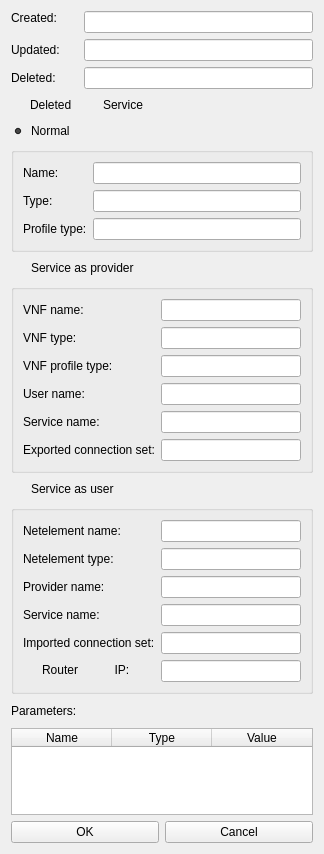
<?xml version="1.0" encoding="UTF-8"?>
<ui version="4.0">
 <class>TenantVnf</class>
 <widget class="QDialog" name="TenantVnf">
  <property name="geometry">
   <rect>
    <x>0</x>
    <y>0</y>
    <width>324</width>
    <height>854</height>
   </rect>
  </property>
  <property name="windowTitle">
   <string>Edit Vnf</string>
  </property>
  <property name="styleSheet">
   <string notr="true">QWidget, QMenuBar::item, QHeaderView::section {
	background-color: qlineargradient(x1: 0, y1: 0, x2: 0, y2: 1,
                                      stop: 0 #a0a0a0, stop: 1 #f0f0f0);
}

QLabel, QSlider, QCheckBox, QRadioButton {
	background-color: transparent;
}</string>
  </property>
  <property name="locale">
   <locale language="English" country="UnitedStates"/>
  </property>
  <layout class="QVBoxLayout" name="verticalLayout_2">
   <item>
    <layout class="QVBoxLayout" name="verticalLayout">
     <property name="sizeConstraint">
      <enum>QLayout::SetNoConstraint</enum>
     </property>
     <item>
      <layout class="QFormLayout" name="formLayout">
       <property name="fieldGrowthPolicy">
        <enum>QFormLayout::AllNonFixedFieldsGrow</enum>
       </property>
       <item row="1" column="0">
        <widget class="QLabel" name="timelabel">
         <property name="sizePolicy">
          <sizepolicy hsizetype="Preferred" vsizetype="Fixed">
           <horstretch>0</horstretch>
           <verstretch>0</verstretch>
          </sizepolicy>
         </property>
         <property name="text">
          <string>Created:</string>
         </property>
        </widget>
       </item>
       <item row="1" column="1">
        <widget class="QLineEdit" name="created">
         <property name="enabled">
          <bool>true</bool>
         </property>
         <property name="readOnly">
          <bool>false</bool>
         </property>
        </widget>
       </item>
       <item row="2" column="0">
        <widget class="QLabel" name="label">
         <property name="text">
          <string>Updated:</string>
         </property>
        </widget>
       </item>
       <item row="2" column="1">
        <widget class="QLineEdit" name="updated"/>
       </item>
       <item row="3" column="0">
        <widget class="QLabel" name="label_2">
         <property name="text">
          <string>Deleted:</string>
         </property>
        </widget>
       </item>
       <item row="3" column="1">
        <widget class="QLineEdit" name="deleted"/>
       </item>
       <item row="4" column="0">
        <widget class="QCheckBox" name="delbox">
         <property name="styleSheet">
          <string notr="true"/>
         </property>
         <property name="text">
          <string>Deleted</string>
         </property>
        </widget>
       </item>
       <item row="4" column="1">
        <widget class="QCheckBox" name="service">
         <property name="text">
          <string>Service</string>
         </property>
        </widget>
       </item>
      </layout>
     </item>
     <item>
      <widget class="QRadioButton" name="normalbutton">
       <property name="text">
        <string>Normal</string>
       </property>
       <property name="checked">
        <bool>true</bool>
       </property>
       <attribute name="buttonGroup">
        <string notr="true">buttons</string>
       </attribute>
      </widget>
     </item>
     <item>
      <widget class="QGroupBox" name="normal">
       <property name="minimumSize">
        <size>
         <width>0</width>
         <height>0</height>
        </size>
       </property>
       <layout class="QFormLayout" name="formLayout_3">
        <property name="fieldGrowthPolicy">
         <enum>QFormLayout::AllNonFixedFieldsGrow</enum>
        </property>
        <item row="1" column="0">
         <widget class="QLabel" name="label_4">
          <property name="text">
           <string>Name:</string>
          </property>
         </widget>
        </item>
        <item row="1" column="1">
         <widget class="QLineEdit" name="name"/>
        </item>
        <item row="2" column="0">
         <widget class="QLabel" name="label_5">
          <property name="text">
           <string>Type:</string>
          </property>
         </widget>
        </item>
        <item row="3" column="0">
         <widget class="QLabel" name="label_6">
          <property name="text">
           <string>Profile type:</string>
          </property>
         </widget>
        </item>
        <item row="2" column="1">
         <widget class="QLineEdit" name="normaltype"/>
        </item>
        <item row="3" column="1">
         <widget class="QLineEdit" name="normalprofile"/>
        </item>
       </layout>
      </widget>
     </item>
     <item>
      <widget class="QRadioButton" name="providerbutton">
       <property name="text">
        <string>Service as provider</string>
       </property>
       <property name="checked">
        <bool>false</bool>
       </property>
       <attribute name="buttonGroup">
        <string notr="true">buttons</string>
       </attribute>
      </widget>
     </item>
     <item>
      <widget class="QGroupBox" name="provider">
       <property name="minimumSize">
        <size>
         <width>0</width>
         <height>0</height>
        </size>
       </property>
       <property name="title">
        <string/>
       </property>
       <layout class="QFormLayout" name="formLayout_4">
        <property name="fieldGrowthPolicy">
         <enum>QFormLayout::AllNonFixedFieldsGrow</enum>
        </property>
        <item row="0" column="0">
         <widget class="QLabel" name="label_7">
          <property name="text">
           <string>VNF name:</string>
          </property>
         </widget>
        </item>
        <item row="1" column="0">
         <widget class="QLabel" name="label_8">
          <property name="text">
           <string>VNF type:</string>
          </property>
         </widget>
        </item>
        <item row="2" column="0">
         <widget class="QLabel" name="label_9">
          <property name="text">
           <string>VNF profile type:</string>
          </property>
         </widget>
        </item>
        <item row="3" column="0">
         <widget class="QLabel" name="label_10">
          <property name="text">
           <string>User name:</string>
          </property>
         </widget>
        </item>
        <item row="5" column="0">
         <widget class="QLabel" name="label_11">
          <property name="text">
           <string>Exported connection set:</string>
          </property>
         </widget>
        </item>
        <item row="4" column="0">
         <widget class="QLabel" name="label_12">
          <property name="text">
           <string>Service name:</string>
          </property>
         </widget>
        </item>
        <item row="0" column="1">
         <widget class="QLineEdit" name="providervnfname"/>
        </item>
        <item row="1" column="1">
         <widget class="QLineEdit" name="providervnftype"/>
        </item>
        <item row="2" column="1">
         <widget class="QLineEdit" name="providervnfprofile"/>
        </item>
        <item row="3" column="1">
         <widget class="QLineEdit" name="providerusername"/>
        </item>
        <item row="4" column="1">
         <widget class="QLineEdit" name="providerservicename"/>
        </item>
        <item row="5" column="1">
         <widget class="QLineEdit" name="providerset"/>
        </item>
       </layout>
      </widget>
     </item>
     <item>
      <widget class="QRadioButton" name="userbutton">
       <property name="text">
        <string>Service as user</string>
       </property>
       <attribute name="buttonGroup">
        <string notr="true">buttons</string>
       </attribute>
      </widget>
     </item>
     <item>
      <widget class="QGroupBox" name="user">
       <property name="minimumSize">
        <size>
         <width>0</width>
         <height>0</height>
        </size>
       </property>
       <property name="title">
        <string/>
       </property>
       <layout class="QFormLayout" name="formLayout_5">
        <property name="fieldGrowthPolicy">
         <enum>QFormLayout::AllNonFixedFieldsGrow</enum>
        </property>
        <item row="0" column="0">
         <widget class="QLabel" name="label_18">
          <property name="text">
           <string>Netelement name:</string>
          </property>
         </widget>
        </item>
        <item row="0" column="1">
         <widget class="QLineEdit" name="username"/>
        </item>
        <item row="1" column="0">
         <widget class="QLabel" name="label_17">
          <property name="text">
           <string>Netelement type:</string>
          </property>
         </widget>
        </item>
        <item row="1" column="1">
         <widget class="QLineEdit" name="usertype"/>
        </item>
        <item row="2" column="0">
         <widget class="QLabel" name="label_16">
          <property name="text">
           <string>Provider name:</string>
          </property>
         </widget>
        </item>
        <item row="2" column="1">
         <widget class="QLineEdit" name="userprovider"/>
        </item>
        <item row="3" column="0">
         <widget class="QLabel" name="label_14">
          <property name="text">
           <string>Service name:</string>
          </property>
         </widget>
        </item>
        <item row="3" column="1">
         <widget class="QLineEdit" name="userservice"/>
        </item>
        <item row="4" column="0">
         <widget class="QLabel" name="label_15">
          <property name="text">
           <string>Imported connection set:</string>
          </property>
         </widget>
        </item>
        <item row="4" column="1">
         <widget class="QLineEdit" name="userset"/>
        </item>
        <item row="5" column="0">
         <widget class="QCheckBox" name="userrouter">
          <property name="text">
           <string>Router           IP:</string>
          </property>
         </widget>
        </item>
        <item row="5" column="1">
         <widget class="QLineEdit" name="userip"/>
        </item>
       </layout>
      </widget>
     </item>
     <item>
      <layout class="QHBoxLayout" name="horizontalLayout_5">
       <item>
        <widget class="QLabel" name="label_3">
         <property name="text">
          <string>Parameters:</string>
         </property>
        </widget>
       </item>
       <item>
        <widget class="QPushButton" name="add">
         <property name="maximumSize">
          <size>
           <width>16</width>
           <height>16777215</height>
          </size>
         </property>
         <property name="text">
          <string/>
         </property>
         <property name="icon">
          <iconset resource="../../../movepoint/src/SchedulerGUI/Windows/resources.qrc">
           <normaloff>:/pics/pics/add.png</normaloff>:/pics/pics/add.png</iconset>
         </property>
         <property name="flat">
          <bool>true</bool>
         </property>
        </widget>
       </item>
       <item>
        <widget class="QPushButton" name="remove">
         <property name="maximumSize">
          <size>
           <width>16</width>
           <height>16777215</height>
          </size>
         </property>
         <property name="text">
          <string/>
         </property>
         <property name="icon">
          <iconset resource="../../../movepoint/src/SchedulerGUI/Windows/resources.qrc">
           <normaloff>:/pics/pics/delete.png</normaloff>:/pics/pics/delete.png</iconset>
         </property>
         <property name="flat">
          <bool>true</bool>
         </property>
        </widget>
       </item>
      </layout>
     </item>
     <item>
      <layout class="QHBoxLayout" name="horizontalLayout_4">
       <property name="sizeConstraint">
        <enum>QLayout::SetNoConstraint</enum>
       </property>
       <item>
        <widget class="QTableWidget" name="params">
         <property name="sizePolicy">
          <sizepolicy hsizetype="Preferred" vsizetype="Preferred">
           <horstretch>0</horstretch>
           <verstretch>0</verstretch>
          </sizepolicy>
         </property>
         <property name="verticalScrollBarPolicy">
          <enum>Qt::ScrollBarAsNeeded</enum>
         </property>
         <property name="horizontalScrollBarPolicy">
          <enum>Qt::ScrollBarAlwaysOff</enum>
         </property>
         <property name="showGrid">
          <bool>true</bool>
         </property>
         <property name="columnCount">
          <number>3</number>
         </property>
         <column>
          <property name="text">
           <string>Name</string>
          </property>
         </column>
         <column>
          <property name="text">
           <string>Type</string>
          </property>
         </column>
         <column>
          <property name="text">
           <string>Value</string>
          </property>
         </column>
        </widget>
       </item>
      </layout>
     </item>
     <item>
      <layout class="QHBoxLayout" name="horizontalLayout">
       <item>
        <widget class="QPushButton" name="OK">
         <property name="text">
          <string>OK</string>
         </property>
        </widget>
       </item>
       <item>
        <widget class="QPushButton" name="Cancel">
         <property name="text">
          <string>Cancel</string>
         </property>
        </widget>
       </item>
      </layout>
     </item>
    </layout>
   </item>
  </layout>
 </widget>
 <resources>
  <include location="../../../movepoint/src/SchedulerGUI/Windows/resources.qrc"/>
 </resources>
 <connections>
  <connection>
   <sender>OK</sender>
   <signal>clicked()</signal>
   <receiver>TenantVnf</receiver>
   <slot>accept()</slot>
   <hints>
    <hint type="sourcelabel">
     <x>102</x>
     <y>240</y>
    </hint>
    <hint type="destinationlabel">
     <x>199</x>
     <y>149</y>
    </hint>
   </hints>
  </connection>
  <connection>
   <sender>Cancel</sender>
   <signal>clicked()</signal>
   <receiver>TenantVnf</receiver>
   <slot>reject()</slot>
   <hints>
    <hint type="sourcelabel">
     <x>288</x>
     <y>240</y>
    </hint>
    <hint type="destinationlabel">
     <x>199</x>
     <y>149</y>
    </hint>
   </hints>
  </connection>
  <connection>
   <sender>add</sender>
   <signal>clicked()</signal>
   <receiver>TenantVnf</receiver>
   <slot>AddParam()</slot>
   <hints>
    <hint type="sourcelabel">
     <x>189</x>
     <y>119</y>
    </hint>
    <hint type="destinationlabel">
     <x>115</x>
     <y>128</y>
    </hint>
   </hints>
  </connection>
  <connection>
   <sender>remove</sender>
   <signal>clicked()</signal>
   <receiver>TenantVnf</receiver>
   <slot>RemoveParam()</slot>
   <hints>
    <hint type="sourcelabel">
     <x>211</x>
     <y>119</y>
    </hint>
    <hint type="destinationlabel">
     <x>115</x>
     <y>128</y>
    </hint>
   </hints>
  </connection>
  <connection>
   <sender>normalbutton</sender>
   <signal>clicked()</signal>
   <receiver>TenantVnf</receiver>
   <slot>RadioClick()</slot>
   <hints>
    <hint type="sourcelabel">
     <x>161</x>
     <y>125</y>
    </hint>
    <hint type="destinationlabel">
     <x>161</x>
     <y>426</y>
    </hint>
   </hints>
  </connection>
  <connection>
   <sender>providerbutton</sender>
   <signal>clicked()</signal>
   <receiver>TenantVnf</receiver>
   <slot>RadioClick()</slot>
   <hints>
    <hint type="sourcelabel">
     <x>161</x>
     <y>251</y>
    </hint>
    <hint type="destinationlabel">
     <x>161</x>
     <y>426</y>
    </hint>
   </hints>
  </connection>
  <connection>
   <sender>userbutton</sender>
   <signal>clicked()</signal>
   <receiver>TenantVnf</receiver>
   <slot>RadioClick()</slot>
   <hints>
    <hint type="sourcelabel">
     <x>161</x>
     <y>449</y>
    </hint>
    <hint type="destinationlabel">
     <x>161</x>
     <y>426</y>
    </hint>
   </hints>
  </connection>
 </connections>
 <slots>
  <slot>AddParam()</slot>
  <slot>RemoveParam()</slot>
  <slot>RadioClick()</slot>
 </slots>
 <buttongroups>
  <buttongroup name="buttons"/>
 </buttongroups>
</ui>
